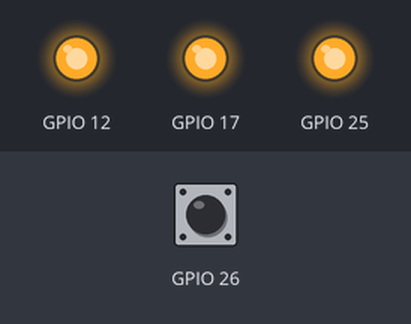
The sketch below on a simulated ESP32. On the bench: output pins drawn as LEDs (lit = HIGH). The test bench sets the inputs (shaded band); at power-on: GPIO 26 HIGH. What the sketch prints to the serial monitor is not drawn.

Above: at 0.1 s.
Timing chart, 0 to 1.6 s (numbered marks = the images above):
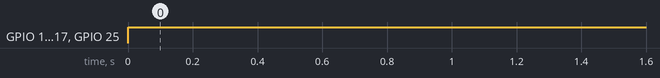

The sketch:

pruebas_funcionamiento.ino
```cpp
void setup() {
  // put your s  etup code here, to run once:

  Serial.begin(115200);

  pinMode(12,OUTPUT);
  pinMode(25,OUTPUT);
  pinMode(17, OUTPUT);
  pinMode(39, INPUT_PULLUP);
  pinMode(26, INPUT_PULLUP);


}

void loop() {
  // put your main code here, to run repeatedly:
  //26 bth 16 pwr
  int state= digitalRead(26);

  digitalWrite(12,HIGH);
  digitalWrite(25,HIGH);
  digitalWrite(17,HIGH);

  Serial.println(state);
  delay(1000);


}
```

Measured:
- by itself, GPIO 12, GPIO 17, GPIO 25: LOW → HIGH at 0.00 s
